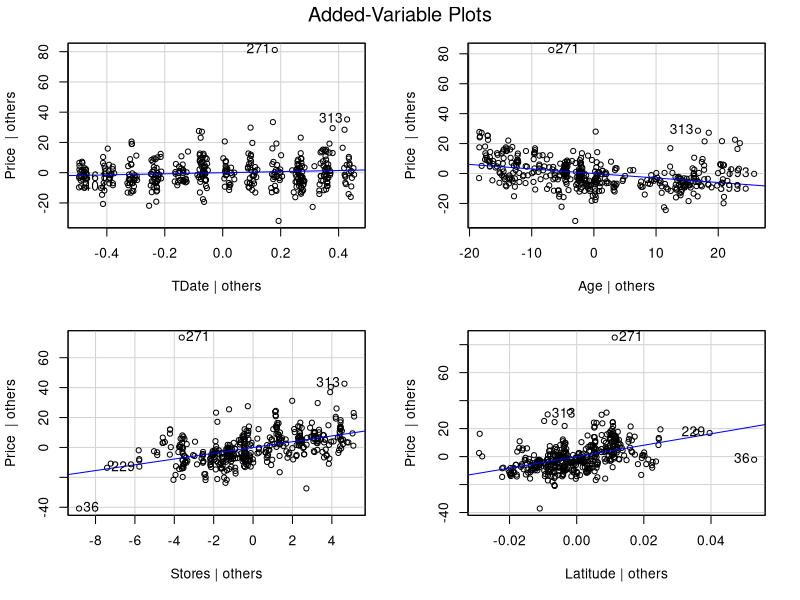
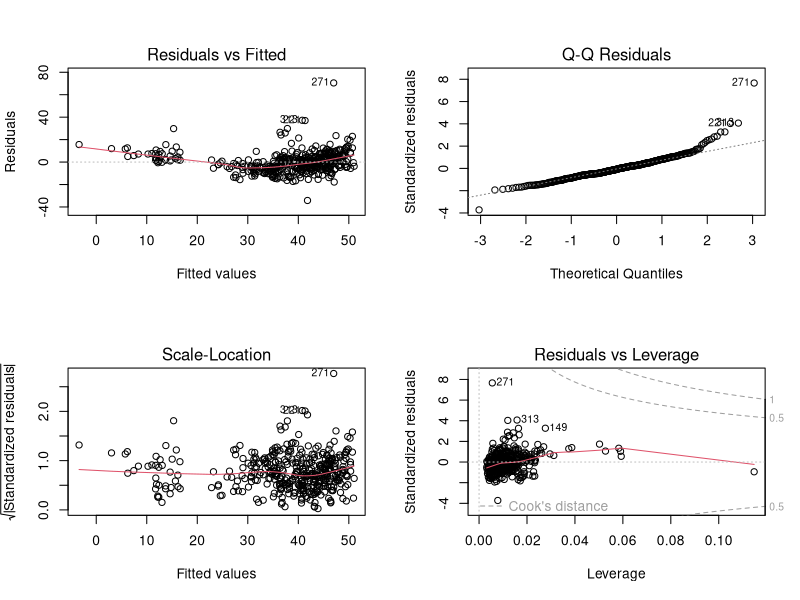

Generate these figures, in order, with R: (Note: this script raises an error after producing the figures.)
## ---- chunk 1
REVals <- read.table("RealEstateValuation.txt")
## ---- chunk 2
library(car)
fit <- lm(Price~ TDate + Age + Stores + Latitude, data = REVals)
avPlots(fit, lwd = 1)
## ---- chunk 3
fit <- lm(Price~ TDate + Age + Stores + Latitude, data = REVals)
summary(fit)
## ---- chunk 4
fitMetro <- lm(Price~ TDate + Age + Stores + Latitude + Metro, data = REVals)
fitLongitude <- lm(Price~ TDate + Age + Stores + Latitude + Longitude, data = REVals)
fitboth <- lm(Price~ TDate + Age + Stores + Latitude + Metro + Longitude, data = REVals)
summary(fitboth)
summary(fitMetro)$r.squared
summary(fitLongitude)$r.squared

#using AIC forward selection 
m0<-lm(Price~TDate + Age + Stores + Latitude, data = REVals)
f = ~ TDate + Age + Stores + Latitude + Metro + Longitude
step(m0, f, direction = "forward")
## ---- chunk 5
fitstores <- lm(Price ~ TDate + Age + Stores + Latitude, data = REVals)
fitmetro <- lm(Price ~ TDate + Age + Metro + Latitude, data = REVals)
summary(fitmetro)$r.squared # Model (1)
summary(fitstores)$r.squared # Model (2)
par(mfrow=c(2,2))
plot(fitmetro)
## ---- chunk 6
fitlog <- lm(Price ~ TDate + Age + log(Metro) + Latitude, data = REVals)
summary(fitlog)$r.squared
summary(fitmetro)$r.squared
## ---- chunk 7
boxCox(fitlog)
## ---- chunk 8
price.pt <- powerTransform(REVals$Price)
summary(price.pt)
## ---- chunk 9
fitfinal <- lm(sqrt(Price) ~ TDate + Age + log(Metro) + Latitude, data = REVals)
REValsTrans<-with(REVals,data.frame(sqrt(Price),log(Metro),Age,Latitude,TDate))
par(mfrow=c(2,2))
plot(fitmetro)
## ---- chunk 10
par(mfrow=c(2,2))
plot(fitfinal)
## ---- chunk 11
Concrete <- read.table("Concrete.txt")
## ---- chunk 12
mod.full <- lm(Y ~ ., data = Concrete)
par(mfrow = c(2, 4))
avPlots(mod.full, id = list(n = 2, cex = 0.8))
## ---- chunk 13
mod.0 <- lm(Y ~ 1, data = Concrete)

step(mod.0, scope = list(lower = mod.0, upper = mod.full), direction = "forward", 
     k = log(length(Concrete$X1)), trace = 0)
## ---- chunk 14
forward.fit <- lm(Y ~ X1 + X5 + X8 + X2 + X4 + X3, data = Concrete)
par(mfrow = c(2, 3), pin = c(1.5, 1.5))
plot(forward.fit, which = c(1:5))
## ---- chunk 15
hii <- hatvalues(forward.fit)
ei <- forward.fit$residuals
sigma.hat <- sigmaHat(forward.fit)
p <- 7

ri <- ei/(sigma.hat*sqrt(1-hii))
Di <- (1/(p))*ri^2*(hii/(1-hii))
ti <- ri*sqrt((1030-p-1)/(1030-p-ri^2))
df<-data.frame(ei, hii, ri, Di, ti)
subset(df, Di>0.03)
## ---- chunk 16
summary(forward.fit)
## ---- chunk 17
concrete.rmv <- Concrete[-c(43, 611, 57),]
newforward <- lm(Y ~ X1 + X5 + X8 + X2 + X4 + X3, data = concrete.rmv)
summary(newforward)
## ---- chunk 18
new <- data.frame(X1 = 380, X5 = 4, X8 = 28, X2 = 95, X4 = 2, X3 = 0)
print(new)
## ---- chunk 19
predict(forward.fit, newdata = new, interval = "confidence", level = 0.95, 
        type = "response")[1,]
## ---- chunk 20
predict(forward.fit, newdata = new, interval = "prediction", level = 0.95,
        type = "response")[1,]
## ---- chunk 21
step(mod.full, scope = list(lower = mod.0, upper = mod.full), direction = 'backward', 
     k = log(length(Concrete$X1)), trace = 0)
